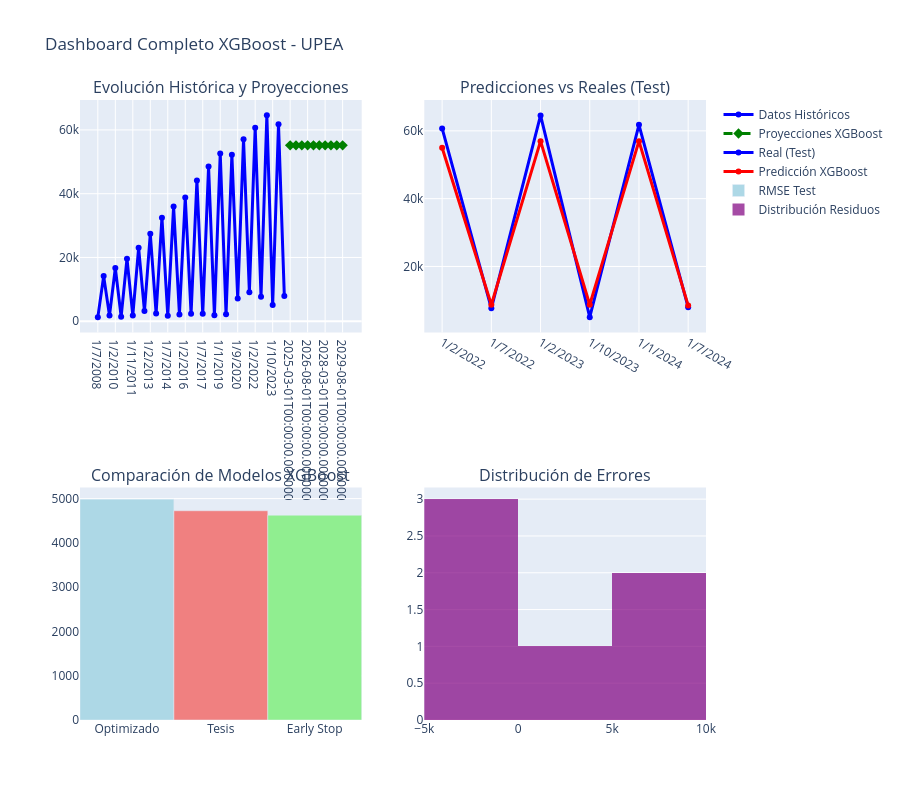

Source (notebook cell):
### Code cell
# ============================================================================
# PROYECCIONES FUTURAS 2025-2030
# ============================================================================

print("\n" + "="*60)
print("🚀 PROYECCIONES FUTURAS 2025-2030")
print("="*60)

def generar_caracteristicas_futuras_xgb(ultimo_registro, n_periodos=10, feature_names_train=None):
    """
    Genera características futuras incluyendo las específicas de XGBoost
    Asegura que las columnas coincidan con las de entrenamiento.
    """
    caracteristicas_futuras = []

    for i in range(n_periodos):
        año_futuro = 2025 + i // 2
        semestre_futuro = 'I' if i % 2 == 0 else 'II'

        # Características base
        año_numero = año_futuro - 2010
        semestre_dummy = 1 if semestre_futuro == 'I' else 0
        periodo_numero = ultimo_registro['periodo_numero'] + i + 1

        # Proyecciones externas
        años_proyeccion = i / 2
        pib_proyectado = ultimo_registro['pib_departamental_millones_bs'] + años_proyeccion * 200
        poblacion_proyectada = ultimo_registro['poblacion_el_alto'] + años_proyeccion * 25000
        graduados_proyectados = ultimo_registro['graduados_secundaria'] + años_proyeccion * 300
        desempleo_proyectado = max(8, min(20, ultimo_registro['tasa_desempleo_juvenil'] - años_proyeccion * 0.1))

        # Variables derivadas
        crecimiento_pob = 0.025
        ratio_graduados = graduados_proyectados / poblacion_proyectada * 1000

        # Variables lag (simplificadas para proyección)
        # Usar el último valor conocido para las variables lag
        matricula_lag1 = ultimo_registro['matricula_total']
        matricula_lag2 = ultimo_registro.get('matricula_lag1', ultimo_registro['matricula_total']) # Use .get for safety
        matricula_lag4 = ultimo_registro.get('matricula_lag2', ultimo_registro['matricula_total']) # Use .get for safety
        media_movil_4 = ultimo_registro['media_movil_4'] if 'media_movil_4' in ultimo_registro else ultimo_registro['matricula_total'] # Use .get for safety
        media_movil_8 = ultimo_registro['media_movil_8'] if 'media_movil_8' in ultimo_registro else ultimo_registro['matricula_total'] # Use .get for safety


        caracteristicas = {
            'año_numero': año_numero,
            'semestre_dummy': semestre_dummy,
            'periodo_numero': periodo_numero,
            'matricula_lag1': matricula_lag1,
            'matricula_lag2': matricula_lag2,
            'matricula_lag4': matricula_lag4,
            'media_movil_4': media_movil_4,
            'media_movil_8': media_movil_8,
            'pib_departamental_millones_bs': pib_proyectado,
            'poblacion_el_alto': poblacion_proyectada,
            'graduados_secundaria': graduados_proyectados,
            'tasa_desempleo_juvenil': desempleo_proyectado,
            'crecimiento_poblacional': crecimiento_pob,
            'ratio_graduados_poblacion': ratio_graduados,
        }

        # Create interaction features *after* adding base features
        caracteristicas['año_semestre_int'] = caracteristicas['año_numero'] * caracteristicas['semestre_dummy']
        # Handle potential division by zero if population_el_alto is zero
        caracteristicas['pib_poblacion_ratio'] = caracteristicas['pib_departamental_millones_bs'] / caracteristicas['poblacion_el_alto'] * 1000000 if caracteristicas['poblacion_el_alto'] != 0 else 0
        caracteristicas['crecimiento_tendencia'] = caracteristicas['año_numero'] * caracteristicas['crecimiento_poblacional']


        caracteristicas_futuras.append(caracteristicas)

    df_futuro = pd.DataFrame(caracteristicas_futuras)

    # Ensure columns match training data
    if feature_names_train is not None:
        # Add missing columns with default value (e.g., 0 or mean)
        for col in feature_names_train:
            if col not in df_futuro.columns:
                df_futuro[col] = 0 # Or some other appropriate default

        # Reorder columns to match training data
        df_futuro = df_futuro[feature_names_train]

    return df_futuro


# Generar características futuras
ultimo_registro = df.iloc[-1].to_dict()
X_futuro_xgb = generar_caracteristicas_futuras_xgb(ultimo_registro, n_periodos=10, feature_names_train=X_train_xgb.columns.tolist())

print(f"📊 Características futuras generadas: {X_futuro_xgb.shape}")

# Normalizar características futuras
X_futuro_xgb_scaled = scaler.transform(X_futuro_xgb)
X_futuro_xgb_scaled = pd.DataFrame(X_futuro_xgb_scaled, columns=X_futuro_xgb.columns)

# Realizar proyecciones
proyecciones_xgb = mejor_modelo.predict(X_futuro_xgb_scaled)

# Crear DataFrame de proyecciones
fechas_futuras = []
for i in range(10):
    año = 2025 + i // 2
    mes = 3 if i % 2 == 0 else 8
    fechas_futuras.append(pd.Timestamp(año, mes, 1))

df_proyecciones_xgb = pd.DataFrame({
    'fecha': fechas_futuras,
    'prediccion_xgb': proyecciones_xgb,
    'año': [f.year for f in fechas_futuras],
    'semestre': ['I' if f.month == 3 else 'II' for f in fechas_futuras],
    'periodo': [f"{f.year}-{('I' if f.month == 3 else 'II')}" for f in fechas_futuras]
})

print(f"\n📊 Proyecciones XGBoost 2025-2030:")
print(f"{'Período':<10} {'Predicción XGB':<15}")
print("-" * 30)

for _, row in df_proyecciones_xgb.iterrows():
    print(f"{row['periodo']:<10} {row['prediccion_xgb']:>12,.0f}")

# Análisis de crecimiento
matricula_2024 = y.iloc[-1]
matricula_2030_xgb = df_proyecciones_xgb.iloc[-1]['prediccion_xgb']
crecimiento_total_xgb = ((matricula_2030_xgb / matricula_2024) - 1) * 100
crecimiento_anual_xgb = ((matricula_2030_xgb / matricula_2024) ** (1/6) - 1) * 100

print(f"\n📈 Análisis de crecimiento proyectado:")
print(f"   Matrícula 2024: {matricula_2024:,}")
print(f"   Matrícula 2030 (XGBoost): {matricula_2030_xgb:,.0f}")
print(f"   Crecimiento total: {crecimiento_total_xgb:.1f}%")
print(f"   Crecimiento anual promedio: {crecimiento_anual_xgb:.1f}%")

# ============================================================================
# VISUALIZACIÓN FINAL COMPREHENSIVA
# ============================================================================

print("\n" + "="*60)
print("📊 VISUALIZACIÓN FINAL COMPREHENSIVA")
print("="*60)

# Crear gráfico completo
fig = make_subplots(
    rows=2, cols=2,
    subplot_titles=('Evolución Histórica y Proyecciones',
                   'Predicciones vs Reales (Test)',
                   'Comparación de Modelos XGBoost',
                   'Distribución de Errores'),
    specs=[[{"secondary_y": False}, {"secondary_y": False}],
           [{"secondary_y": False}, {"secondary_y": False}]]
)

# Datos históricos
fechas_historicas = df['fecha'] # Corrected: Use existing 'fecha' column
fig.add_trace(go.Scatter(
    x=fechas_historicas,
    y=df['matricula_total'],
    mode='lines+markers',
    name='Datos Históricos',
    line=dict(color='blue', width=3)
), row=1, col=1)

# Proyecciones XGBoost
fig.add_trace(go.Scatter(
    x=df_proyecciones_xgb['fecha'],
    y=df_proyecciones_xgb['prediccion_xgb'],
    mode='lines+markers',
    name='Proyecciones XGBoost',
    line=dict(color='green', width=3, dash='dash'),
    marker=dict(size=8, symbol='diamond')
), row=1, col=1)

# Predicciones vs reales en test
fechas_test = fechas_historicas[-len(y_test):]
fig.add_trace(go.Scatter(
    x=fechas_test,
    y=y_test,
    mode='lines+markers',
    name='Real (Test)',
    line=dict(color='blue', width=3)
), row=1, col=2)

fig.add_trace(go.Scatter(
    x=fechas_test,
    y=mejor_pred_test,
    mode='lines+markers',
    name='Predicción XGBoost',
    line=dict(color='red', width=3)
), row=1, col=2)

# Comparación RMSE de modelos
modelos_nombres = ['Optimizado', 'Tesis', 'Early Stop']
rmse_valores = [best_metrics_test[0], tesis_metrics_test[0], early_metrics_test[0]]

fig.add_trace(go.Bar(
    x=modelos_nombres,
    y=rmse_valores,
    name='RMSE Test',
    marker_color=['lightblue', 'lightcoral', 'lightgreen']
), row=2, col=1)

# Distribución de errores
fig.add_trace(go.Histogram(
    x=residuos_test,
    name='Distribución Residuos',
    marker_color='purple',
    opacity=0.7
), row=2, col=2)

# Configuración del layout
fig.update_layout(
    height=800,
    showlegend=True,
    title_text="Dashboard Completo XGBoost - UPEA"
)

# Línea separadora - Removed due to compatibility issue
# fig.add_vline(x=fechas_historicas[-1],
#               line=dict(color="gray", width=2, dash="dot"),
#               annotation_text="Inicio Proyecciones",
#               row=1, col=1)

fig.show()

### Figure 1 — Plotly figure (JSON) as saved in the notebook; plotly's stock layout.template omitted (floating-point values rounded to 4 significant figures)
{"data": [{"line": {"color": "blue", "width": 3}, "mode": "lines+markers", "name": "Datos Históricos", "type": "scatter", "x": ["1/7/2008", "1/2/2009", "1/12/2009", "1/2/2010", "1/7/2010", "1/2/2011", "1/11/2011", "1/2/2012", "1/7/2012", "1/2/2013", "1/7/2013", "1/1/2014", "1/7/2014", "1/1/2015", "1/7/2015", "1/2/2016", "1/7/2016", "1/2/2017", "1/7/2017", "1/2/2018", "1/8/2018", "1/1/2019", "1/8/2019", "1/1/2020", "1/9/2020", "1/2/2021", "1/11/2021", "1/2/2022", "1/7/2022", "1/2/2023", "1/10/2023", "1/1/2024", "1/7/2024"], "xaxis": "x", "y": [1292, 14149, 1772, 16711, 1428, 19618, 1825, 23022, 3199, 27402, 2420, 32481, 1756, 35965, 2107, 38768, 2388, 44134, 2315, 48501, 1888, 52633, 2222, 52177, 7169, 57060, 9077, 60713, 7673, 64557, 5066, 61788, 7954], "yaxis": "y"}, {"line": {"color": "green", "dash": "dash", "width": 3}, "marker": {"size": 8, "symbol": "diamond"}, "mode": "lines+markers", "name": "Proyecciones XGBoost", "type": "scatter", "x": ["2025-03-01T00:00:00.000000", "2025-08-01T00:00:00.000000", "2026-03-01T00:00:00.000000", "2026-08-01T00:00:00.000000", "2027-03-01T00:00:00.000000", "2027-08-01T00:00:00.000000", "2028-03-01T00:00:00.000000", "2028-08-01T00:00:00.000000", "2029-03-01T00:00:00.000000", "2029-08-01T00:00:00.000000"], "xaxis": "x", "y": [55150.0, 55150.0, 55150.0, 55150.0, 55150.0, 55150.0, 55150.0, 55150.0, 55150.0, 55150.0], "yaxis": "y"}, {"line": {"color": "blue", "width": 3}, "mode": "lines+markers", "name": "Real (Test)", "type": "scatter", "x": ["1/2/2022", "1/7/2022", "1/2/2023", "1/10/2023", "1/1/2024", "1/7/2024"], "xaxis": "x2", "y": [60713, 7673, 64557, 5066, 61788, 7954], "yaxis": "y2"}, {"line": {"color": "red", "width": 3}, "mode": "lines+markers", "name": "Predicción XGBoost", "type": "scatter", "x": ["1/2/2022", "1/7/2022", "1/2/2023", "1/10/2023", "1/1/2024", "1/7/2024"], "xaxis": "x2", "y": [54990.0, 8729.0, 56960.0, 8708.0, 56960.0, 8520.0], "yaxis": "y2"}, {"marker": {"color": ["lightblue", "lightcoral", "lightgreen"]}, "name": "RMSE Test", "type": "bar", "x": ["Optimizado", "Tesis", "Early Stop"], "xaxis": "x3", "y": [4988.0, 4725.0, 4625.0], "yaxis": "y3"}, {"marker": {"color": "purple"}, "name": "Distribución Residuos", "opacity": 0.7, "type": "histogram", "x": [5719.0, -1056.0, 7594.0, -3642.0, 4825.0, -566.3], "xaxis": "x4", "yaxis": "y4"}], "layout": {"annotations": [{"font": {"size": 16}, "showarrow": false, "text": "Evolución Histórica y Proyecciones", "x": 0.225, "xanchor": "center", "xref": "paper", "y": 1, "yanchor": "bottom", "yref": "paper"}, {"font": {"size": 16}, "showarrow": false, "text": "Predicciones vs Reales (Test)", "x": 0.775, "xanchor": "center", "xref": "paper", "y": 1, "yanchor": "bottom", "yref": "paper"}, {"font": {"size": 16}, "showarrow": false, "text": "Comparación de Modelos XGBoost", "x": 0.225, "xanchor": "center", "xref": "paper", "y": 0.375, "yanchor": "bottom", "yref": "paper"}, {"font": {"size": 16}, "showarrow": false, "text": "Distribución de Errores", "x": 0.775, "xanchor": "center", "xref": "paper", "y": 0.375, "yanchor": "bottom", "yref": "paper"}], "height": 800, "showlegend": true, "title": {"text": "Dashboard Completo XGBoost - UPEA"}, "xaxis": {"anchor": "y", "domain": [0, 0.45]}, "xaxis2": {"anchor": "y2", "domain": [0.55, 1]}, "xaxis3": {"anchor": "y3", "domain": [0, 0.45]}, "xaxis4": {"anchor": "y4", "domain": [0.55, 1]}, "yaxis": {"anchor": "x", "domain": [0.625, 1]}, "yaxis2": {"anchor": "x2", "domain": [0.625, 1]}, "yaxis3": {"anchor": "x3", "domain": [0, 0.375]}, "yaxis4": {"anchor": "x4", "domain": [0, 0.375]}}}
